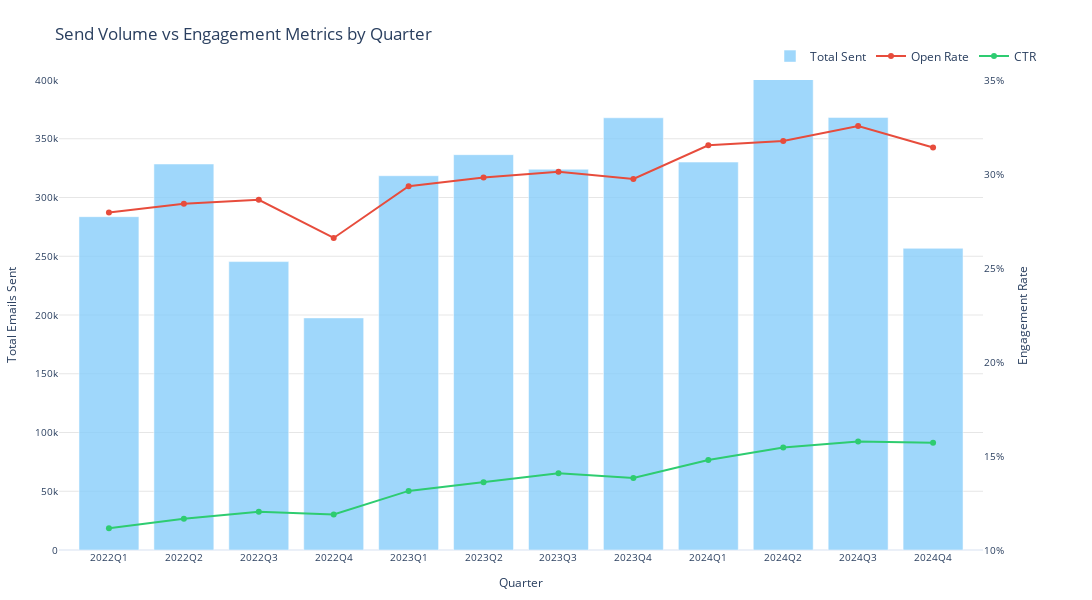

The notebook cell this image was saved under:
### Code cell
def load_and_prepare_data(file_path):
    """Load and prepare the campaign performance data."""
    df = pd.read_csv(file_path, parse_dates=['date_sent'])
    
    # Calculate metrics
    df['open_rate'] = df['n_open'] / df['n_sent']
    df['ctr'] = df['n_click'] / df['n_open']
    
    # Add time components
    df['quarter'] = df['date_sent'].dt.to_period('Q')
    df['month'] = df['date_sent'].dt.month
    df['year'] = df['date_sent'].dt.year
    
    return df

def create_volume_engagement_plot(file_path):
    """Create a plot comparing send volume with engagement metrics over time."""
    # Load and prepare data
    df = pd.read_csv(file_path, parse_dates=['date_sent'])
    df['open_rate'] = df['n_open'] / df['n_sent']
    df['ctr'] = df['n_click'] / df['n_open']
    df['quarter'] = df['date_sent'].dt.to_period('Q')
    
    # Create quarterly aggregates
    quarterly = df.groupby('quarter').agg({
        'n_sent': 'sum',
        'open_rate': 'mean',
        'ctr': 'mean'
    }).reset_index()
    
    # Create figure with secondary y-axis
    fig = make_subplots(specs=[[{"secondary_y": True}]])
    
    # Add send volume bars
    fig.add_trace(
        go.Bar(
            x=quarterly['quarter'].astype(str),
            y=quarterly['n_sent'],
            name='Total Sent',
            marker_color='rgba(135, 206, 250, 0.8)',  # Light blue
            showlegend=True
        ),
        secondary_y=False
    )
    
    # Add Open Rate line
    fig.add_trace(
        go.Scatter(
            x=quarterly['quarter'].astype(str),
            y=quarterly['open_rate'],
            name='Open Rate',
            line=dict(color='#E74C3C', width=2),
            mode='lines+markers'
        ),
        secondary_y=True
    )
    
    # Add CTR line
    fig.add_trace(
        go.Scatter(
            x=quarterly['quarter'].astype(str),
            y=quarterly['ctr'],
            name='CTR',
            line=dict(color='#2ECC71', width=2),
            mode='lines+markers'
        ),
        secondary_y=True
    )
    
    # Update layout
    fig.update_layout(
        title='Send Volume vs Engagement Metrics by Quarter',
        xaxis_title='Quarter',
        template='plotly_white',
        height=600,
        width=1200,
        showlegend=True,
        legend=dict(
            orientation="h",
            yanchor="bottom",
            y=1.02,
            xanchor="right",
            x=1,
            bgcolor='rgba(255, 255, 255, 0.8)'
        ),
        margin=dict(l=50, r=50, t=80, b=50),
        yaxis=dict(
            showgrid=True,
            gridwidth=1,
            gridcolor='rgba(128,128,128,0.2)',
            dtick=50000,
            range=[0, 400000],  # Fixed range to match reference
            tickfont=dict(size=10),
            title_font=dict(size=12)
        ),
        yaxis2=dict(
            showgrid=False,
            range=[0.10, 0.35],  # Range from 10% to 35%
            tickformat='.0%',
            tickfont=dict(size=10),
            title_font=dict(size=12)
        ),
        plot_bgcolor='white',
        paper_bgcolor='white'
    )
    
    # Update axes labels
    fig.update_yaxes(
        title_text="Total Emails Sent", 
        secondary_y=False,
        tickprefix="",  # Remove any prefix
        ticksuffix="k",  # Add k suffix
        tickvals=[0, 50000, 100000, 150000, 200000, 250000, 300000, 350000, 400000],
        ticktext=['0', '50k', '100k', '150k', '200k', '250k', '300k', '350k', '400k']
    )
    fig.update_yaxes(title_text="Engagement Rate", secondary_y=True)
    
    # Update x-axis
    fig.update_xaxes(
        tickangle=0,
        tickfont=dict(size=10),
        title_font=dict(size=12)
    )
    
    return fig

def analyze_volume_impact(df):
    """Analyze the impact of send volume on engagement metrics."""
    # Calculate volume segments
    df['volume_segment'] = pd.qcut(df['n_sent'], q=4, labels=['Low', 'Medium', 'High', 'Very High'])
    
    # Calculate metrics by volume segment
    volume_analysis = df.groupby('volume_segment').agg({
        'n_sent': ['mean', 'count'],
        'open_rate': ['mean', 'std'],
        'ctr': ['mean', 'std']
    }).round(4)
    
    # Create visualization
    fig = go.Figure()
    
    segments = volume_analysis.index
    
    # Add bars for open rate
    fig.add_trace(go.Bar(
        name='Open Rate',
        x=segments,
        y=volume_analysis['open_rate']['mean'],
        error_y=dict(
            type='data',
            array=volume_analysis['open_rate']['std'],
            visible=True
        ),
        marker_color='#E74C3C',
        opacity=0.7
    ))
    
    # Add bars for CTR
    fig.add_trace(go.Bar(
        name='CTR',
        x=segments,
        y=volume_analysis['ctr']['mean'],
        error_y=dict(
            type='data',
            array=volume_analysis['ctr']['std'],
            visible=True
        ),
        marker_color='#2ECC71',
        opacity=0.7
    ))
    
    # Update layout
    fig.update_layout(
        title='Engagement Metrics by Send Volume Segment',
        xaxis_title='Send Volume Segment',
        yaxis_title='Rate',
        template='plotly_white',
        height=500,
        width=1000,
        barmode='group',
        yaxis_tickformat='.1%'
    )
    
    return fig, volume_analysis

def create_daily_trend_analysis(df):
    """Create daily trend analysis with smoothed curves."""
    # Calculate daily metrics
    daily_stats = df.groupby('date_sent').agg({
        'n_sent': 'sum',
        'open_rate': 'mean',
        'ctr': 'mean'
    }).reset_index()
    
    # Apply smoothing
    window = min(15, len(daily_stats) - (len(daily_stats) % 2 - 1))
    if window > 2:
        daily_stats['ctr_smooth'] = savgol_filter(daily_stats['ctr'], window, 3)
        daily_stats['open_rate_smooth'] = savgol_filter(daily_stats['open_rate'], window, 3)
    else:
        daily_stats['ctr_smooth'] = daily_stats['ctr'].rolling(window=3, center=True).mean()
        daily_stats['open_rate_smooth'] = daily_stats['open_rate'].rolling(window=3, center=True).mean()
    
    # Create figure
    fig = make_subplots(specs=[[{"secondary_y": True}]])
    
    # Add send volume bars
    fig.add_trace(
        go.Bar(
            x=daily_stats['date_sent'],
            y=daily_stats['n_sent'],
            name='Daily Sends',
            marker_color='#3498DB',
            opacity=0.3
        ),
        secondary_y=False
    )
    
    # Add engagement metrics
    fig.add_trace(
        go.Scatter(
            x=daily_stats['date_sent'],
            y=daily_stats['open_rate_smooth'],
            name='Open Rate (Smoothed)',
            line=dict(color='#E74C3C', width=2)
        ),
        secondary_y=True
    )
    
    fig.add_trace(
        go.Scatter(
            x=daily_stats['date_sent'],
            y=daily_stats['ctr_smooth'],
            name='CTR (Smoothed)',
            line=dict(color='#2ECC71', width=2)
        ),
        secondary_y=True
    )
    
    # Update layout
    fig.update_layout(
        title='Daily Send Volume and Engagement Trends',
        xaxis_title='Date',
        template='plotly_white',
        height=600,
        width=1000,
        hovermode='x unified',
        legend=dict(
            yanchor="top",
            y=0.99,
            xanchor="right",
            x=0.99
        )
    )
    
    fig.update_yaxes(title_text="Daily Emails Sent", secondary_y=False)
    fig.update_yaxes(title_text="Engagement Rate", tickformat='.1%', secondary_y=True)
    
    return fig

def main():
    # Create and show the plot
    fig = create_volume_engagement_plot('Felipe Chaves_TakeHome Exercise - Campaign_Performance.csv')
    fig.show()

if __name__ == "__main__":
    main()

### Figure 1 — Plotly figure (JSON) as saved in the notebook; plotly's stock layout.template omitted (floating-point values rounded to 4 significant figures)
{"data": [{"marker": {"color": "rgba(135, 206, 250, 0.8)"}, "name": "Total Sent", "showlegend": true, "type": "bar", "x": ["2022Q1", "2022Q2", "2022Q3", "2022Q4", "2023Q1", "2023Q2", "2023Q3", "2023Q4", "2024Q1", "2024Q2", "2024Q3", "2024Q4"], "xaxis": "x", "y": [283691, 328519, 245452, 197543, 318544, 336447, 324071, 367846, 330153, 401084, 368153, 256751], "yaxis": "y"}, {"line": {"color": "#E74C3C", "width": 2}, "mode": "lines+markers", "name": "Open Rate", "type": "scatter", "x": ["2022Q1", "2022Q2", "2022Q3", "2022Q4", "2023Q1", "2023Q2", "2023Q3", "2023Q4", "2024Q1", "2024Q2", "2024Q3", "2024Q4"], "xaxis": "x", "y": [0.2795, 0.2841, 0.2863, 0.266, 0.2935, 0.2982, 0.3012, 0.2974, 0.3152, 0.3176, 0.3256, 0.3141], "yaxis": "y2"}, {"line": {"color": "#2ECC71", "width": 2}, "mode": "lines+markers", "name": "CTR", "type": "scatter", "x": ["2022Q1", "2022Q2", "2022Q3", "2022Q4", "2023Q1", "2023Q2", "2023Q3", "2023Q4", "2024Q1", "2024Q2", "2024Q3", "2024Q4"], "xaxis": "x", "y": [0.1116, 0.1167, 0.1203, 0.1189, 0.1314, 0.1361, 0.1408, 0.1383, 0.1478, 0.1546, 0.1577, 0.1571], "yaxis": "y2"}], "layout": {"height": 600, "legend": {"bgcolor": "rgba(255, 255, 255, 0.8)", "orientation": "h", "x": 1, "xanchor": "right", "y": 1.02, "yanchor": "bottom"}, "margin": {"b": 50, "l": 50, "r": 50, "t": 80}, "paper_bgcolor": "white", "plot_bgcolor": "white", "showlegend": true, "title": {"text": "Send Volume vs Engagement Metrics by Quarter"}, "width": 1200, "xaxis": {"anchor": "y", "domain": [0, 0.94], "tickangle": 0, "tickfont": {"size": 10}, "title": {"font": {"size": 12}, "text": "Quarter"}}, "yaxis": {"anchor": "x", "domain": [0, 1], "dtick": 50000, "gridcolor": "rgba(128,128,128,0.2)", "gridwidth": 1, "range": [0, 400000], "showgrid": true, "tickfont": {"size": 10}, "tickprefix": "", "ticksuffix": "k", "ticktext": ["0", "50k", "100k", "150k", "200k", "250k", "300k", "350k", "400k"], "tickvals": [0, 50000, 100000, 150000, 200000, 250000, 300000, 350000, 400000], "title": {"font": {"size": 12}, "text": "Total Emails Sent"}}, "yaxis2": {"anchor": "x", "overlaying": "y", "range": [0.1, 0.35], "showgrid": false, "side": "right", "tickfont": {"size": 10}, "tickformat": ".0%", "title": {"font": {"size": 12}, "text": "Engagement Rate"}}}}
